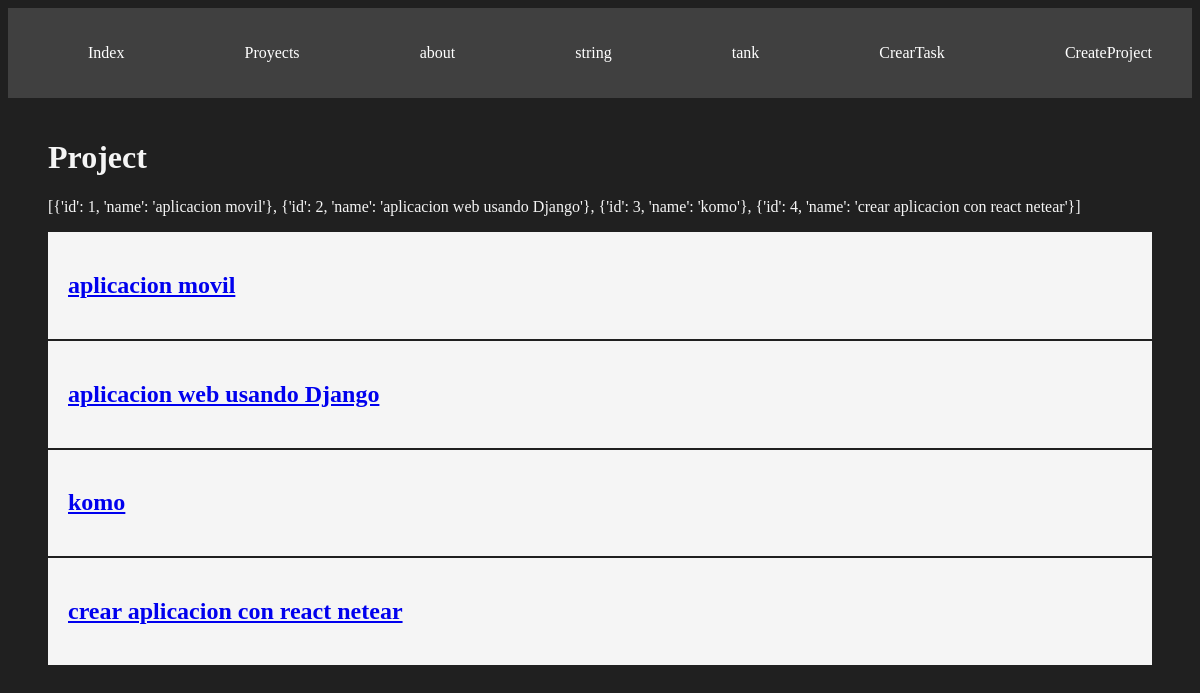
Page /project/ on the earlier database version.
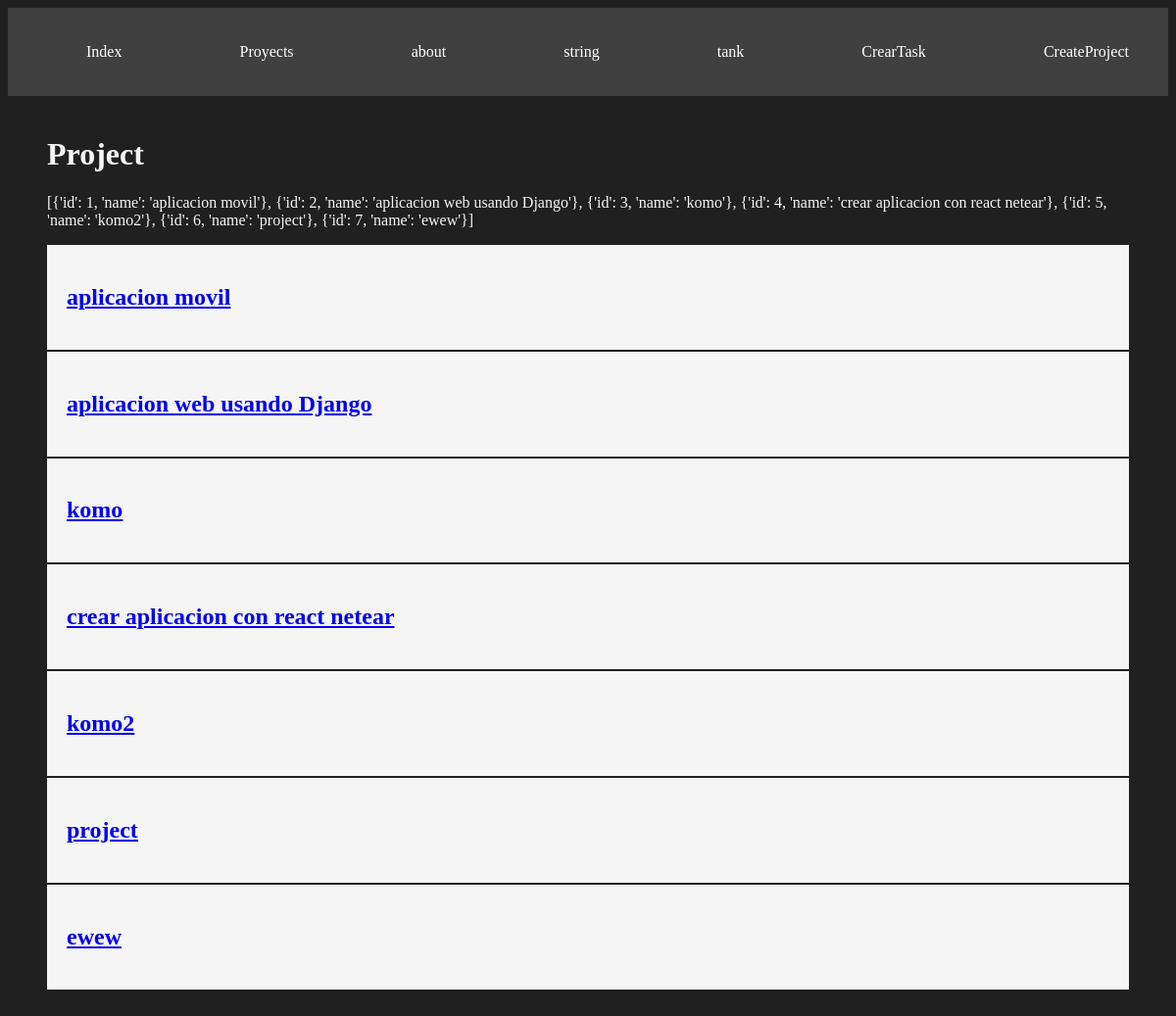
Same page on the later database version.
### myapp/models.py (models this page shows, shortened)
class Project(models.Model):
    name = models.CharField(max_length=200)

### myapp/views.py (the view)
# urls.py: path('project/', views.project, name="project"),
def project(request):
    data = list(Project.objects.values())
    return render(request,'project/project.html',{
        'project':data
    })

### myapp/template/project/project.html
{% extends 'layouts/base.html' %}
{% block content%}
    <h1>Project</h1>
    <p>{{project}}</p>
{% for project in project %}
    <article class="card">
        <a href="{% url 'project_detail' project.id %}">
            <h1>{{ project.name }}</h1>
        </a>
    </article>
{% endfor %}
{% endblock%}

### myapp/template/layouts/base.html (shortened to what this page needs)
{% load static %}
<!DOCTYPE html>
<html lang="en">
<head>
    <link rel="stylesheet" href="{% static 'style/main.css' %}">
</head>
<body>
    <nav class="navbar container">
        <ul>
            <li>
                <a href="/index/">Index</a>
            </li>
            <li>
                <a href="{% url 'project' %}">Proyects</a>
            </li>
            <li>
                <a href="{% url 'acerca' %}">about</a>
            </li>
            <li>
                <a href="/string/descargar">string</a>
            </li>
            <li>
                <a href="{% url 'tasks' }">tank</a>
            </li>
            <li>
                <a href="{% url 'crate_task' %}">CrearTask</a>
            </li>
            <li>
                <a href="{% url 'create_project' %}">CreateProject</a>
            </li>
        </ul>
    </nav>
    <main class="container">
        {% block content %}
        {% endblock %}
    </main>
</body>
</html>

### myapp/static/style/main.css (style rules this page uses)
body { background: #202020 ; color:whitesmoke; }
.navbar { background: #404040 ; }
.navbar ul { display: flex; justify-content: space-between; }
.navbar ul li { list-style: none; }
.navbar ul li a { color:#fff; text-decoration: none; }
.container { max-width: 1200px; margin: auto; padding: 20px 40px; }
.card { background: whitesmoke; color: black; padding: 20px; margin-bottom: 2px; }

Differences in the rows shown:
added Project: name "komo2"
added Project: name "project"
added Project: name "ewew"
Other differences:
{{ project }}: "…'crear aplicacion con react netear'}]" → "…'crear aplicacion con react netear'}, {'id': 5, 'name': 'komo2'}, {'id': 6, 'name': 'project'}, {'id': 7, 'name': 'ewew'}]"
